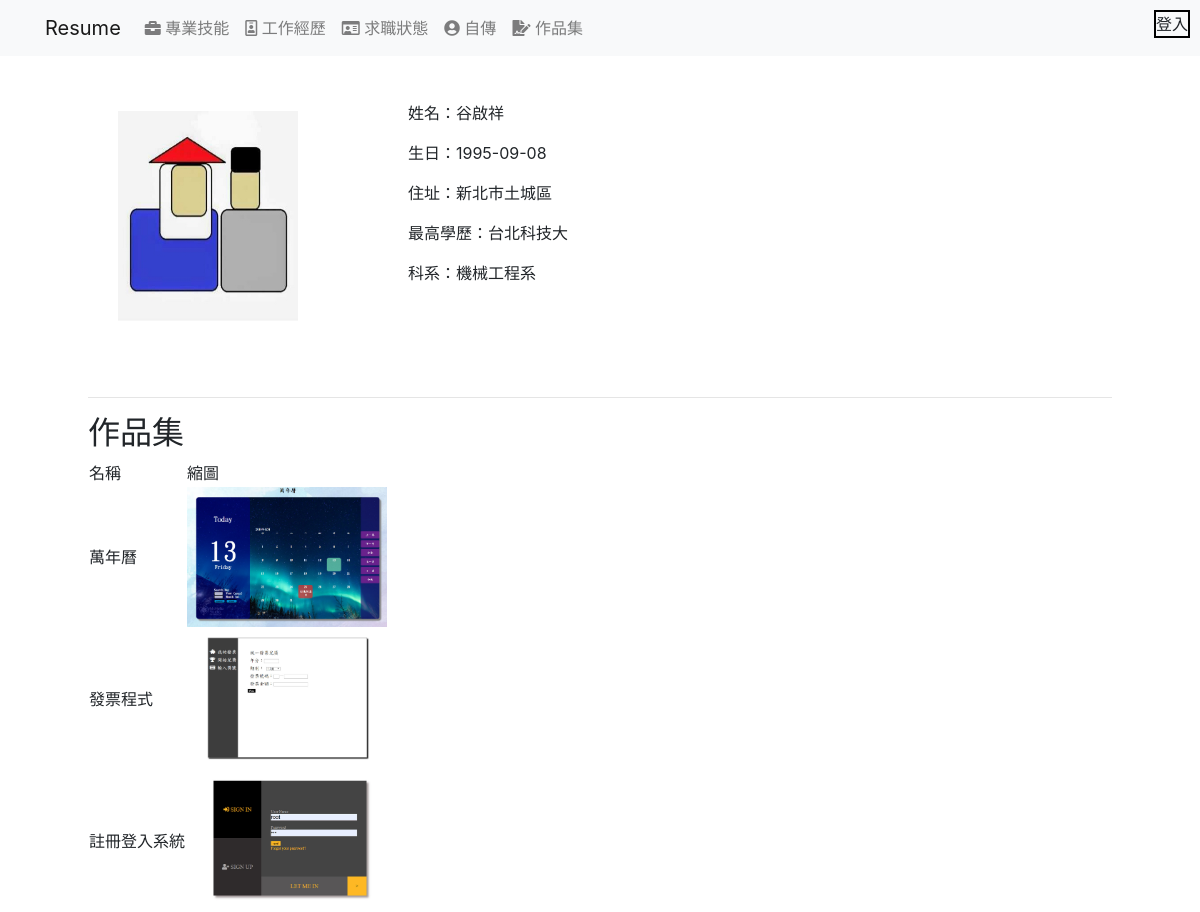
The page /?do=portfolio on the database its author committed.
### tables this page shows
CREATE TABLE `information` (
  `id` int(10) NOT NULL,
  `acc` varchar(10) NOT NULL,
  `pw` varchar(10) NOT NULL,
  `name` varchar(4) NOT NULL,
  `birthday` date NOT NULL,
  `addr` varchar(60) NOT NULL,
  `profile` text NOT NULL,
  `Education` varchar(20) NOT NULL,
  `major` varchar(20) NOT NULL
);

CREATE TABLE `portfolio` (
  `id` int(10) UNSIGNED NOT NULL COMMENT '流水號',
  `name` varchar(168) NOT NULL COMMENT '原始檔名',
  `type` varchar(64) NOT NULL COMMENT '檔案類型',
  `path` varchar(168) NOT NULL COMMENT '檔案路徑',
  `text` varchar(168) NOT NULL COMMENT '說明'
);

### api/base.php (called while the page is built, shortened)
<?php
$dsn = "mysql:host=localhost;charset=utf8;dbname=resume";
$pdo = new PDO($dsn,"root","123");
function selectA( $table){
    global $pdo;
    $sql = "select * from $table "  ;
    return $pdo->query($sql)->fetchAll(PDO::FETCH_ASSOC);
}
?>

### index.php (the view, shortened to what this page needs)
<!DOCTYPE html>
<html lang="en">
<head>
    <link rel="stylesheet" href="./css/style.css">
    <link rel="stylesheet" href="./css/all.min.css">
    <link rel="stylesheet" href="./css/bootstrap.min.css">
</head>
<body>
    <nav class="navbar navbar-expand-lg navbar-light bg-light">
        <div class="container">
            <a class="navbar-brand" href="#">
                Resume
            </a>
                <div class="collapse navbar-collapse" id="navbarSupportedContent">
                  <ul class="navbar-nav mr-auto">
                    <li class="nav-item">
                      <a class="nav-link" href="?do=skill"><i class="fas fa-briefcase"></i> 專業技能</a>
                    </li>
                    <li class="nav-item">
                      <a class="nav-link" href="?do=work"><i class="far fa-id-badge"></i> 工作經歷</a>
                    </li>
                    <li class="nav-item">
                      <a class="nav-link" href="?do=newwork"><i class="far fa-id-card"></i> 求職狀態</a>
                    </li>
                    <li class="nav-item">
                      <a class="nav-link" href="?do=cover_letter"><i class="fas fa-user-circle"></i> 自傳</a>
                    </li>
                    <li class="nav-item">
                      <a class="nav-link" href="?do=portfolio"><i class="fas fa-file-signature"></i> 作品集</a>
                    </li>
                    <li class="nav-item ">
                        <div class="login">登入</div>
                    </li>
                  </ul>
            </div>
        </div>
    </nav>
    <div class="main">
        <div class="title">
            <div class="photo"><img src="./img/photo_sticker.jpg" alt=""></div>
            <div class="information">
                <?php
                    include_once ("./api/base.php");
                    $profile =selectA("information");
                    foreach( $profile as $row){
                        echo "<p>姓名：".$profile[0]['name'].'</p>';
                        echo "<p>生日：".$profile[0]['birthday'].'</p>';
                        echo "<p>住址：".$profile[0]['addr'].'</p>';
                        echo "<p>最高學歷：".$profile[0]['Education'].'</p>';
                        echo "<p>科系：".$profile[0]['major'].'</p>';
                    }
                ?>
            </div>
        </div>
        <hr>
        <div class="middle">
            <?php
                $do = (!empty($_GET['do']))?$_GET['do']:'skill';
                $path = "./" . $do . ".php";
                if(file_exists($path)){
                    include ($path);
                }else{
                    include ("./api/skill.php");
                }
            ?>
        </div>
    </div>
</body>
</html>

### portfolio.php (shortened to what this page needs)
<h2>作品集</h2>
<table>
<tr>
        <td>名稱</td>
        <td>縮圖</td>
    </tr>
<?php
include_once ("./api/base.php");
$data = selectA("portfolio");
foreach( $data as $row){
    ?>
    <tr>
        <td><?=$row['text']?></td>
        <td ><img style="width:200px;" src="<?=$row['path']?>" alt=""></td>
    </tr>
    <?php
}
?>
</table>

### css/style.css (style rules this page uses)
.main { width: 1024px; height: 768px; margin: auto; position: relative; top: 25px; }
.title { width: 100%; height: 300px; position: relative; }
.photo { width: 300px; height: 100%; display: inline-block; position: absolute; }
.photo img { margin: 30px; width: 60%; height: 70%; }
.information { width: calc( 1024px - 300px); height: 100%; display: inline-block; position: absolute; left: 300px; top: 0; padding: 20px; padding-right: 50px; }
.middle { width: 100%; height: calc( 768px - 300px); position: relative; }
.login { position: absolute; right: 10px; top: 10px; border: 2px solid black; }
a { text-decoration: none; }
td { margin: 10px; }

### rows shown on the page
information: name "谷啟祥", birthday "1995-09-08", addr "新北市土城區", Education "台北科技大", major "機械工程系"
portfolio: text "萬年曆", path (picture)
portfolio: text "發票程式", path (picture)
portfolio: text "註冊登入系統", path (picture)
